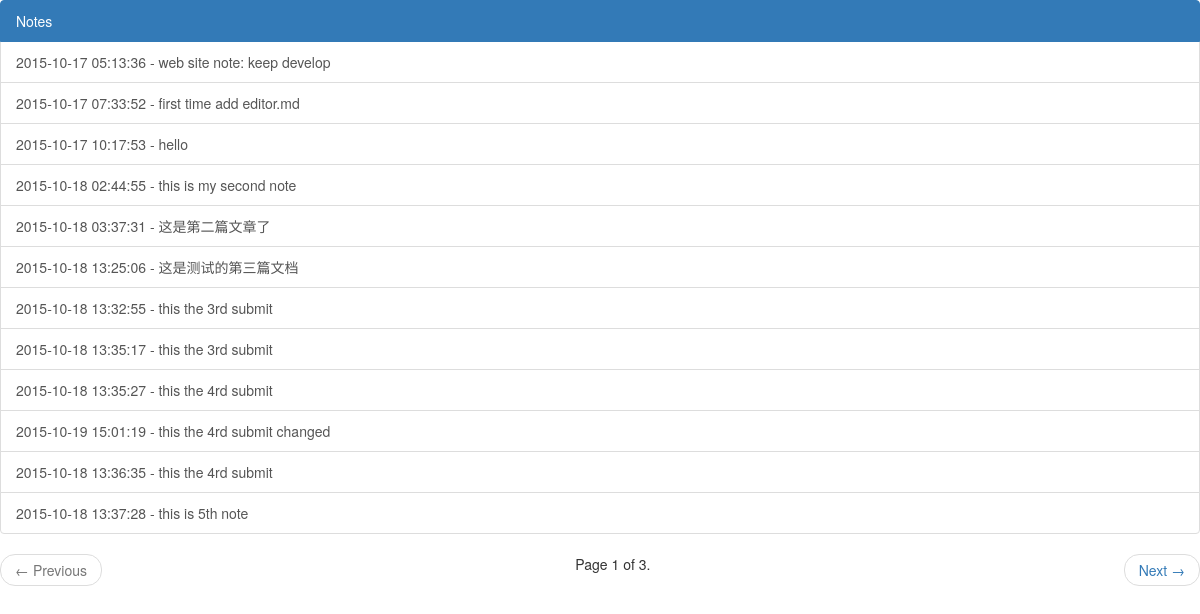
The page / on the database its author committed.
### note/models.py (models this page shows, shortened)
class Note(models.Model):
    title = models.CharField(max_length=60)
    color = models.CharField(max_length=10)
    authorID = models.IntegerField()
    noteType = models.IntegerField()
    createTime = models.DateTimeField()
    content = models.TextField()

### note/templates/note_list.html (shortened to what this page needs)
{% load bootstrap3 %}
{% bootstrap_css %}
<!DOCTYPE html>
<html>
<head>
</head>
<body>
<div class="list-group">
<a href="#" class="list-group-item active">
    Notes
  </a>
{% for note in object_list %}
   <a href="{% url "noteView" %}?id={{note.id}}" class="list-group-item">{{ note.createTime|date:"Y-m-d H:i:s" }} - {{ note.title }}</a>
{% empty %}
     <a href="#" class="list-group-item">No notes yet.</a>
{% endfor %}
</div>
<nav>
 <ul class="pager">
            {% if page_obj.has_previous %}
                <li class="previous"><a href="?page={{ page_obj.previous_page_number }}"><span aria-hidden="true">&larr;</span> Previous</a></li>
            {% else %}
            	 <li class="previous disabled"><a href=""><span aria-hidden="true">&larr;</span> Previous</a></li>
            {% endif %}
            <span class="current">
                Page {{ page_obj.number }} of {{ paginator.num_pages }}.
            </span>
            {% if page_obj.has_next %}
                <li class="next"><a href="?page={{ page_obj.next_page_number }}">Next <span aria-hidden="true">&rarr;</span></a></li>
            {% else %}
            	 <li class="next disabled"><a href="#">Next <span aria-hidden="true">&rarr;</span></a></li>
            {% endif %}
    </ul>
</nav>
</body>
</html>

### rows shown on the page
Note: createTime "2015-10-17 05:13:36", title "web site note: keep develop"
Note: createTime "2015-10-17 07:33:52", title "first time add editor.md"
Note: createTime "2015-10-17 10:17:53", title "hello"
Note: createTime "2015-10-18 02:44:55", title "this is my second note"
Note: createTime "2015-10-18 03:37:31", title "这是第二篇文章了"
Note: createTime "2015-10-18 13:25:06", title "这是测试的第三篇文档"
Note: createTime "2015-10-18 13:32:55", title "this the 3rd submit"
Note: createTime "2015-10-18 13:35:17", title "this the 3rd submit"
Note: createTime "2015-10-18 13:35:27", title "this the 4rd submit"
Note: createTime "2015-10-19 15:01:19", title "this the 4rd submit changed"
Note: createTime "2015-10-18 13:36:35", title "this the 4rd submit"
Note: createTime "2015-10-18 13:37:28", title "this is 5th note"

### other values the page prints
{{ page_obj.number }} "1"
{{ paginator.num_pages }} "3"
